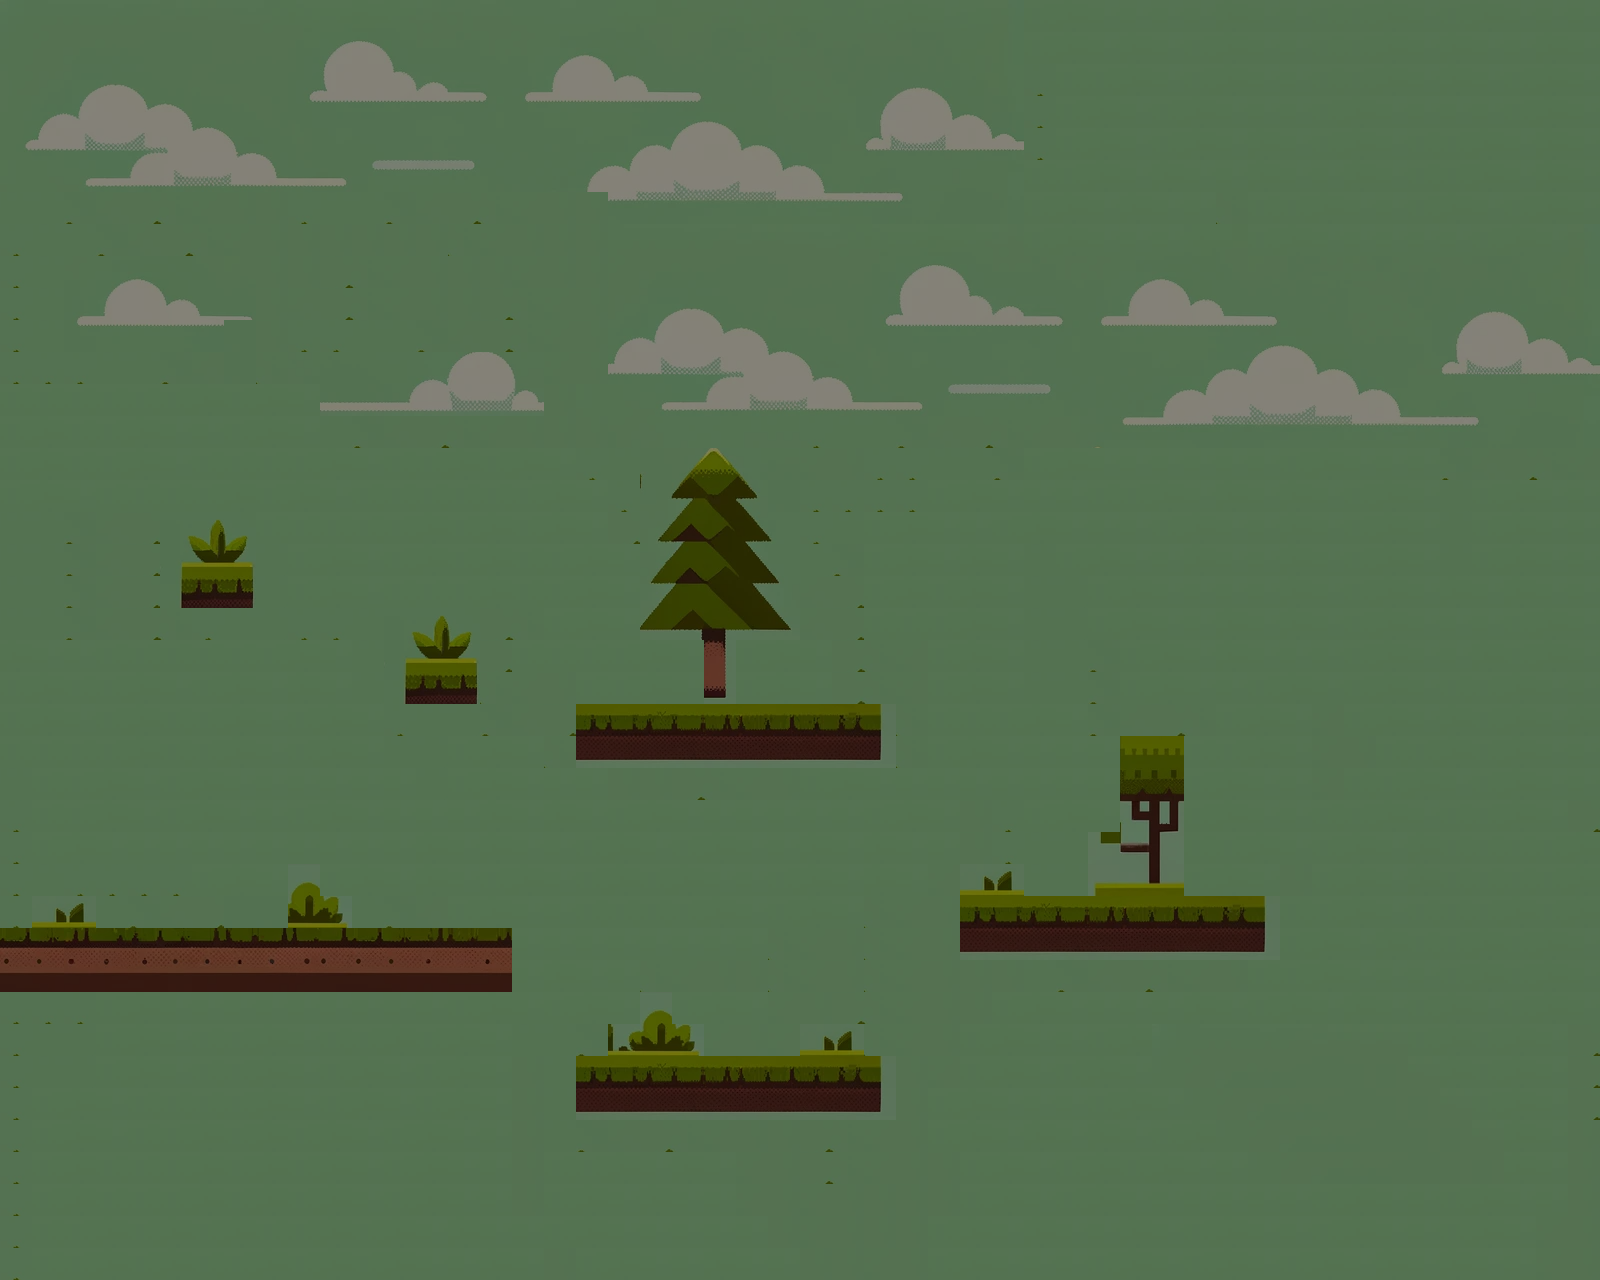

Tiled map render using the project's own tile images. Description and the map definition, with tile-layer contents summarised, below:
An orthogonal 50x40 tile map with 32x32 px tiles, 1 tile layer (Suelos), 1 hidden layer not drawn, 2 tilesets and 9 objects.

<map version="1.10" tiledversion="1.10.2" orientation="orthogonal" renderorder="right-down" width="50" height="40" tilewidth="32" tileheight="32" infinite="0" nextlayerid="5" nextobjectid="29">
 <tileset firstgid="1" source="tilemap1_32.tsx" />
 <tileset firstgid="1025" source="Tilemap1_32.tsx" />
 <layer id="1" name="Suelos" width="50" height="40" opacity="0.52">
  <data>[2000 cells, 2000 non-empty, 365 distinct tile ids]</data>
 </layer>
 <layer id="4" name="Suelos1" width="50" height="40" visible="0">
  <data>[2000 cells, 82 non-empty, 46 distinct tile ids]</data>
 </layer>
 <objectgroup id="2" name="gotas">
  <object id="1" x="1076" y="885.455">
   <point />
  </object>
  <object id="2" x="776" y="1046.67">
   <point />
  </object>
  <object id="4" x="616.485" y="696.364">
   <point />
  </object>
 </objectgroup>
 <objectgroup id="3" name="tierra">
  <object id="15" x="4" y="1072" width="448" height="54" />
  <object id="17" x="576" y="1198" width="304" height="54" />
  <object id="24" x="186" y="624" width="64" height="44" />
  <object id="25" x="406" y="740" width="76" height="40" />
  <object id="26" x="578" y="812" width="304" height="46" />
  <object id="28" x="964" y="1026" width="300" height="48" />
 </objectgroup>
</map>
